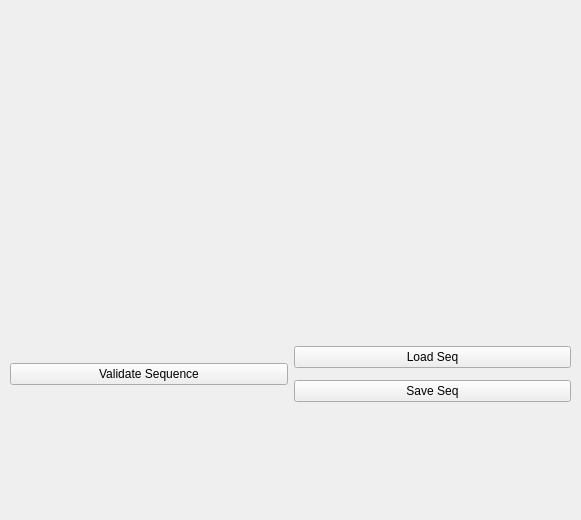
<?xml version="1.0" encoding="UTF-8"?>
<ui version="4.0">
 <class>Form</class>
 <widget class="QWidget" name="Form">
  <property name="geometry">
   <rect>
    <x>0</x>
    <y>0</y>
    <width>581</width>
    <height>520</height>
   </rect>
  </property>
  <property name="windowTitle">
   <string>Form</string>
  </property>
  <widget class="QWidget" name="sequence_menu" native="true">
   <property name="geometry">
    <rect>
     <x>9</x>
     <y>9</y>
     <width>561</width>
     <height>331</height>
    </rect>
   </property>
   <layout class="QGridLayout" name="gridLayout"/>
  </widget>
  <widget class="QWidget" name="widget_2" native="true">
   <property name="geometry">
    <rect>
     <x>10</x>
     <y>340</y>
     <width>561</width>
     <height>70</height>
    </rect>
   </property>
   <layout class="QGridLayout" name="gridLayout_2">
    <item row="0" column="0" rowspan="2">
     <widget class="QPushButton" name="validate_sequence_button">
      <property name="text">
       <string>Validate Sequence</string>
      </property>
     </widget>
    </item>
    <item row="0" column="1">
     <widget class="QPushButton" name="load_sequence_button">
      <property name="text">
       <string>Load Seq</string>
      </property>
     </widget>
    </item>
    <item row="1" column="1">
     <widget class="QPushButton" name="save_sequence_button">
      <property name="text">
       <string>Save Seq</string>
      </property>
     </widget>
    </item>
   </layout>
  </widget>
 </widget>
 <resources/>
 <connections/>
</ui>
